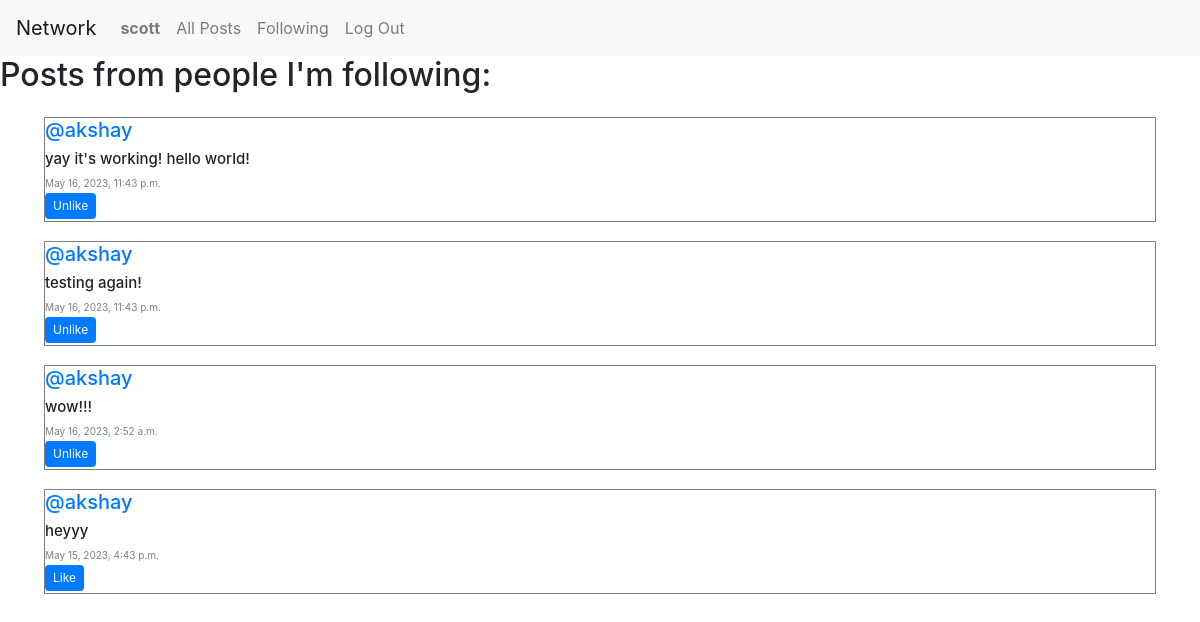
The page /following (signed in) on the database its author committed.
### network/models.py (models this page shows, shortened)
class User(AbstractUser):
    pass

class Post(models.Model):
    text = models.CharField(max_length=280)
    user = models.ForeignKey(User, on_delete=models.CASCADE, related_name="author")
    date = models.DateTimeField(auto_now_add=True)

### network/views.py (the view)
# urls.py: path("following", views.following, name="following"),
def following(request):
    current_user = User.objects.get(pk=request.user.id)
    following = Follow.objects.filter(user=current_user)
    all_posts = Post.objects.all().order_by('id').reverse()
    user_liked_posts = list(Like.objects.filter(user=request.user).values_list('liked_post_id', flat=True))
    followed_posts = [post for post in all_posts if any(person.followed == post.user for person in following)]
    p = Paginator(followed_posts, 10)
    page_number = request.GET.get('page')
    page_obj = p.get_page(page_number)
    return render(request, "network/following.html", {
        "page_obj": page_obj,
        "all_posts": followed_posts,
        "user_liked_posts":user_liked_posts
    })

### network/templates/network/following.html (shortened to what this page needs)
{% extends "network/layout.html" %}
{% block body %}
    <h2>Posts from people I'm following:</h2>
    <div class="all-posts">
        {% for post in page_obj %}
            <div class="row post mx-4">
                <h6 class="author"><a href="{% url 'profile' user_id=post.user.id %}">@{{ post.user }}</a></h6>
                <h6 class="text">{{ post.text }}</h6>
                <p class="date">{{ post.date }}</p>
                {% if user.is_authenticated %}
                    <div class="like">
                        {% if post.id in user_liked_posts %}
                            <button class="like-btn btn btn-primary" data-post-id="{{ post.id }}">Unlike</button>
                        {% else %}
                            <button class="like-btn btn btn-primary" data-post-id="{{ post.id }}">Like</button>
                        {% endif %}
                    </div>
                {% endif %}
            </div>
        {% endfor %}
        <nav aria-label="Page Navigation">
        </nav>
    </div>
    {% load static %}
{% endblock %}

### network/templates/network/layout.html (shortened to what this page needs)
{% load static %}
<!DOCTYPE html>
<html lang="en">
    <head>
        <link rel="stylesheet" href="https://stackpath.bootstrapcdn.com/bootstrap/4.4.1/css/bootstrap.min.css">
        <link href="{% static 'network/styles.css/' %}" rel="stylesheet">
    </head>
    <body>
        <nav class="navbar navbar-expand-lg navbar-light bg-light">
            <a class="navbar-brand" href="{% url 'index' %}">Network</a>
            <div>
              <ul class="navbar-nav mr-auto">
                {% if user.is_authenticated %}
                    <li class="nav-item">
                        <a class="nav-link" href="{% url 'profile' user_id=user.id %}"><strong>{{ user.username }}</strong></a>
                    </li>
                {% endif %}
                <li class="nav-item">
                  <a class="nav-link" href="{% url 'index' %}">All Posts</a>
                </li>
                {% if user.is_authenticated %}
                    <li class="nav-item">
                        <a class="nav-link" href="{% url 'following' %}">Following</a>
                    </li>
                    <li class="nav-item">
                        <a class="nav-link" href="{% url 'logout' %}">Log Out</a>
                    </li>
                {% endif %}
              </ul>
            </div>
          </nav>
        <div class="body">
            {% block body %}
            {% endblock %}
        </div>
    </body>
</html>

### network/static/network/styles.css (style rules this page uses)
.all-posts { display:flex; justify-content: flex-start; flex-direction: column; margin: 20px; }
.post { display: block; margin-bottom: 1rem; flex-direction: column; border: 0.5px solid gray; margin-top: 3px; }
.text { font-size: 15px; }
.date { font-size: 10px; color: gray; margin-bottom: 2px; }
.author { font-size: 20px; }
.like-btn { margin-bottom: 2px; background-color: #007bff; color: #fff; border: none; padding: 4px 8px; font-size: 12px; cursor: pointer; }

### rows shown on the page
User: username "scott"
Post: user "akshay", text "yay it's working! hello world!", date "May 16, 2023, 11:43 p.m."
Post: user "akshay", text "testing again!", date "May 16, 2023, 11:43 p.m."
Post: user "akshay", text "wow!!!", date "May 16, 2023, 2:52 a.m."
Post: user "akshay", text "heyyy", date "May 15, 2023, 4:43 p.m."
